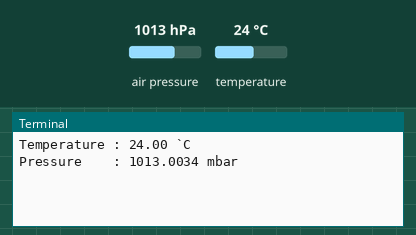
This program was run on a simulated Raspberry Pi (BCM pin numbers). Shown: the last lines printed to the terminal. Inputs (shaded band) come from the test bench; at power-on: air pressure 1013 hPa, temperature 24 °C.

Above: at 1.2 s.
1.3 s: air pressure set to 952 hPa
At 2.3 s:
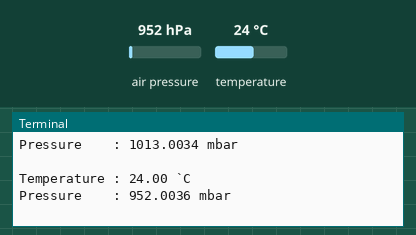
2.8 s: temperature set to 12 °C
At 3.6 s:
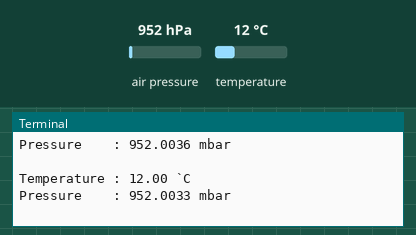
4.3 s: air pressure set to 975 hPa
At 5.4 s:
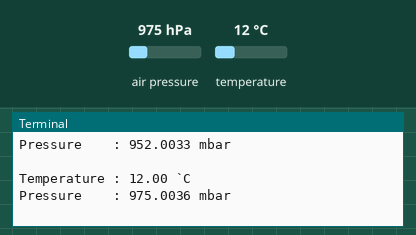
Timing chart, 0 to 7.3 s (numbered marks = the images above; inputs shaded):
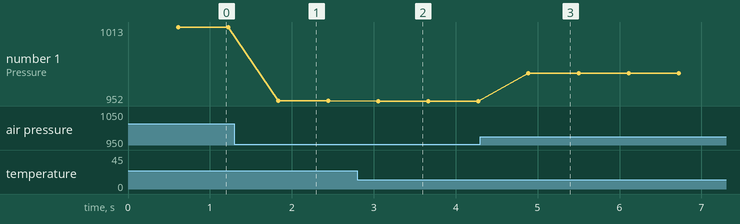

The program:

31_bmp280.py
```python
'''
**********************************************************************
* Filename    : bmp280.py
* Description : Simple use for bmp280 through i2c bus
* Author      : Cavon
* Brand       : SunFounder
* E-mail      : support@sunfounder.com
* Website     : www.sunfounder.com
* Update      : Cavon    2016-10-09    New release
**********************************************************************
'''
import time
import RPi.GPIO as GPIO
import smbus
class BMP280:
	# this value is necessary to calculate the correct height above sealevel
	# its also included in airport wheather information ATIS named as QNH
	# unit is hPa
	QNH=1020

	# power mode
	# POWER_MODE=0 # sleep mode
	# POWER_MODE=1 # forced mode
	# POWER_MODE=2 # forced mode
	POWER_MODE=3 # normal mode

	# temperature resolution
	# OSRS_T = 0 # skipped
	# OSRS_T = 1 # 16 Bit
	# OSRS_T = 2 # 17 Bit
	# OSRS_T = 3 # 18 Bit
	# OSRS_T = 4 # 19 Bit
	OSRS_T = 5 # 20 Bit

	# pressure resolution
	# OSRS_P = 0 # pressure measurement skipped
	# OSRS_P = 1 # 16 Bit ultra low power
	# OSRS_P = 2 # 17 Bit low power
	# OSRS_P = 3 # 18 Bit standard resolution
	# OSRS_P = 4 # 19 Bit high resolution
	OSRS_P = 5 # 20 Bit ultra high resolution

	# filter settings
	# FILTER = 0 #
	# FILTER = 1 #
	# FILTER = 2 #
	# FILTER = 3 #
	FILTER = 4 #
	# FILTER = 5 #
	# FILTER = 6 #
	# FILTER = 7 #

	# standby settings
	# T_SB = 0 # 000 0,5ms
	# T_SB = 1 # 001 62.5 ms
	# T_SB = 2 # 010 125 ms
	# T_SB = 3 # 011 250ms
	T_SB = 4 # 100 500ms
	# T_SB = 5 # 101 1000ms
	# T_SB = 6 # 110 2000ms
	# T_SB = 7 # 111 4000ms


	CONFIG = (T_SB <<5) + (FILTER <<2) # combine bits for config
	CTRL_MEAS = (OSRS_T <<5) + (OSRS_P <<2) + POWER_MODE # combine bits for ctrl_meas

	# print ("CONFIG:",CONFIG)
	# print ("CTRL_MEAS:",CTRL_MEAS)

	BMP280_REGISTER_DIG_T1 = 0x88
	BMP280_REGISTER_DIG_T2 = 0x8A
	BMP280_REGISTER_DIG_T3 = 0x8C
	BMP280_REGISTER_DIG_P1 = 0x8E
	BMP280_REGISTER_DIG_P2 = 0x90
	BMP280_REGISTER_DIG_P3 = 0x92
	BMP280_REGISTER_DIG_P4 = 0x94
	BMP280_REGISTER_DIG_P5 = 0x96
	BMP280_REGISTER_DIG_P6 = 0x98
	BMP280_REGISTER_DIG_P7 = 0x9A
	BMP280_REGISTER_DIG_P8 = 0x9C
	BMP280_REGISTER_DIG_P9 = 0x9E
	BMP280_REGISTER_CHIPID = 0xD0
	BMP280_REGISTER_VERSION = 0xD1
	BMP280_REGISTER_SOFTRESET = 0xE0
	BMP280_REGISTER_CONTROL = 0xF4
	BMP280_REGISTER_CONFIG  = 0xF5
	BMP280_REGISTER_STATUS = 0xF3
	BMP280_REGISTER_TEMPDATA_MSB = 0xFA
	BMP280_REGISTER_TEMPDATA_LSB = 0xFB
	BMP280_REGISTER_TEMPDATA_XLSB = 0xFC
	BMP280_REGISTER_PRESSDATA_MSB = 0xF7
	BMP280_REGISTER_PRESSDATA_LSB = 0xF8
	BMP280_REGISTER_PRESSDATA_XLSB = 0xF9

	_BUS_0_TYPES = ['Pi 1 Model B']
	_BUS_1_TYPES = ['Pi 3 Model B',
					'Pi 3 Model B',
					'Pi 2 Model B',
					'Pi2 Model B',
					'Model B+']

	_DEBUG = False
	_DEBUG_INFO = 'DEBUG "BMP280.py":'

	def __init__(self, bus_number=None, address=0x77):
		self.address = address
		if bus_number == None:
			self.bus_number = self._get_bus_number()
		else:
			self.bus_number = bus_number
		self.bus = smbus.SMBus(self.bus_number)

		self.dig_T1 = 0.0
		self.dig_T2 = 0.0
		self.dig_T3 = 0.0
		self.dig_P1 = 0.0
		self.dig_P2 = 0.0
		self.dig_P3 = 0.0
		self.dig_P4 = 0.0
		self.dig_P5 = 0.0
		self.dig_P6 = 0.0
		self.dig_P7 = 0.0
		self.dig_P8 = 0.0
		self.dig_P9 = 0.0

	def _get_bus_number(self):
		pi_type = GPIO.RPI_INFO['TYPE']
		if pi_type in self._BUS_0_TYPES:
			bus_number = 0
		elif pi_type in self._BUS_1_TYPES:
			bus_number = 1
		else:
			raise ValueError('Reading Pi type error, Your Pi "{0}"" is not in the list.\n  Please post an Issus at our Github Page or contract us\n    Github page: https://github.com/sunfounder/Sunfounder_Smart_Video_Car_Kit_for_RaspberryPi/issues\n    Email: support@sunfounder.com\n    SunFounder'.format(pi_type))

		if self._DEBUG:
			print self._DEBUG_INFO, 'Get i2c bus number %d' % bus_number
		return bus_number

	def _write_byte_data(self, reg, value):
		if self._DEBUG:
			print self._DEBUG_INFO, 'Writing value %2X to %2X' % (value, reg)
		self.bus.write_byte_data(self.address, reg, value)

	def _read_byte_data(self, reg):
		if self._DEBUG:
			print self._DEBUG_INFO, 'Reading value from %2X' % reg
		results = self.bus.read_byte_data(self.address, reg)
		return results

	def _read_i2c_block_data(self, reg, length):
		if self._DEBUG:
			print self._DEBUG_INFO, 'Reading value from %2X' % reg
		results = self.bus.read_i2c_block_data(self.address, reg, length)
		return results

	def _read_word_data_unsigned(self, reg):
		if self._DEBUG:
			print self._DEBUG_INFO, 'Reading value from %2X' % reg
		results = self.bus.read_word_data(self.address, reg)
		return results

	def _read_word_data_signed(self, reg):
		if self._DEBUG:
			print self._DEBUG_INFO, 'Reading value from %2X' % reg
		results = self.bus.read_word_data(self.address, reg)
		if results > 32767:
			results -= 65536
		return results

	def read_id(self):
		REG_ID     = 0xD0

		(chip_id, chip_version) = self._read_i2c_block_data(REG_ID, 2)
		return (chip_id, chip_version)

	#if (device.readS8(self.BMP280_REGISTER_CHIPID) == 0x58): # check sensor id 0x58=BMP280
	def reg_check(self):
		#print addr
		self._write_byte_data(self.BMP280_REGISTER_SOFTRESET, 0xB6)
		time.sleep(0.2)
		self._write_byte_data(self.BMP280_REGISTER_CONTROL, self.CTRL_MEAS)
		time.sleep(0.2)
		self._write_byte_data(self.BMP280_REGISTER_CONFIG, self.CONFIG)
		time.sleep(0.2)

		self.dig_T1 = self._read_word_data_unsigned(self.BMP280_REGISTER_DIG_T1) # read correction settings
		self.dig_T2 = self._read_word_data_signed(self.BMP280_REGISTER_DIG_T2)
		self.dig_T3 = self._read_word_data_signed(self.BMP280_REGISTER_DIG_T3)
		self.dig_P1 = self._read_word_data_unsigned(self.BMP280_REGISTER_DIG_P1)
		self.dig_P2 = self._read_word_data_signed(self.BMP280_REGISTER_DIG_P2)
		self.dig_P3 = self._read_word_data_signed(self.BMP280_REGISTER_DIG_P3)
		self.dig_P4 = self._read_word_data_signed(self.BMP280_REGISTER_DIG_P4)
		self.dig_P5 = self._read_word_data_signed(self.BMP280_REGISTER_DIG_P5)
		self.dig_P6 = self._read_word_data_signed(self.BMP280_REGISTER_DIG_P6)
		self.dig_P7 = self._read_word_data_signed(self.BMP280_REGISTER_DIG_P7)
		self.dig_P8 = self._read_word_data_signed(self.BMP280_REGISTER_DIG_P8)
		self.dig_P9 = self._read_word_data_signed(self.BMP280_REGISTER_DIG_P9)

	def read(self):
		raw_temp_msb=self._read_byte_data(self.BMP280_REGISTER_TEMPDATA_MSB) # read raw temperature msb
		raw_temp_lsb=self._read_byte_data(self.BMP280_REGISTER_TEMPDATA_LSB) # read raw temperature lsb
		raw_temp_xlsb=self._read_byte_data(self.BMP280_REGISTER_TEMPDATA_XLSB) # read raw temperature xlsb
		raw_press_msb=self._read_byte_data(self.BMP280_REGISTER_PRESSDATA_MSB) # read raw pressure msb
		raw_press_lsb=self._read_byte_data(self.BMP280_REGISTER_PRESSDATA_LSB) # read raw pressure lsb
		raw_press_xlsb=self._read_byte_data(self.BMP280_REGISTER_PRESSDATA_XLSB) # read raw pressure xlsb

		raw_temp=(raw_temp_msb <<12)+(raw_temp_lsb<<4)+(raw_temp_xlsb>>4) # combine 3 bytes  msb 12 bits left, lsb 4 bits left, xlsb 4 bits right
		raw_press=(raw_press_msb <<12)+(raw_press_lsb <<4)+(raw_press_xlsb >>4) # combine 3 bytes  msb 12 bits left, lsb 4 bits left, xlsb 4 bits right
		var1=(raw_temp/16384.0-self.dig_T1/1024.0)*self.dig_T2 # formula for temperature from datasheet
		var2=(raw_temp/131072.0-self.dig_T1/8192.0)*(raw_temp/131072.0-self.dig_T1/8192.0)*self.dig_T3 # formula for temperature from datasheet
		temp=(var1+var2)/5120.0 # formula for temperature from datasheet
		t_fine=(var1+var2) # need for pressure calculation

		var1=t_fine/2.0-64000.0 # formula for pressure from datasheet
		var2=var1*var1*self.dig_P6/32768.0 # formula for pressure from datasheet
		var2=var2+var1*self.dig_P5*2 # formula for pressure from datasheet
		var2=var2/4.0+self.dig_P4*65536.0 # formula for pressure from datasheet
		var1=(self.dig_P3*var1*var1/524288.0+self.dig_P2*var1)/524288.0 # formula for pressure from datasheet
		var1=(1.0+var1/32768.0)*self.dig_P1 # formula for pressure from datasheet
		press=1048576.0-raw_press # formula for pressure from datasheet
		press=(press-var2/4096.0)*6250.0/var1 # formula for pressure from datasheet
		var1=self.dig_P9*press*press/2147483648.0 # formula for pressure from datasheet
		var2=press*self.dig_P8/32768.0 # formula for pressure from datasheet
		press=press+(var1+var2+self.dig_P7)/16.0 # formula for pressure from datasheet

		#altitude= 44330.0 * (1.0 - pow(press / (self.QNH*100), (1.0/5.255))) # formula for altitude from airpressure

		return temp, press/ 100.0

def main():
	bmp = BMP280()
	chip_id, chip_version = bmp.read_id()

	if chip_id == 88:
		bmp.reg_check()

		temperature, pressure = bmp.read()
		print("Temperature : %2.2f `C" % temperature)
		print("Pressure    : %5.4f mbar" % pressure)
		print ""
	else:
		print("Error")
		print("Chip ID     : %d" % chip_id)
		print("Version     : %d" % chip_version)
		time.sleep(1)


if __name__=="__main__":
	while True:
		main()
```

Measured:
- after the input at 1.3 s, the terminal: prints a new line after 0.53 s (image 1)
- after the input at 2.8 s, the terminal: prints a new line after 0.26 s (image 2)
- after the input at 4.3 s, the terminal: prints a new line after 0.59 s (image 3)
- plotted number 1: 1013 → 952 after the input at 1.3 s, 952 → 952 after the input at 2.8 s, 952 → 975 after the input at 4.3 s
